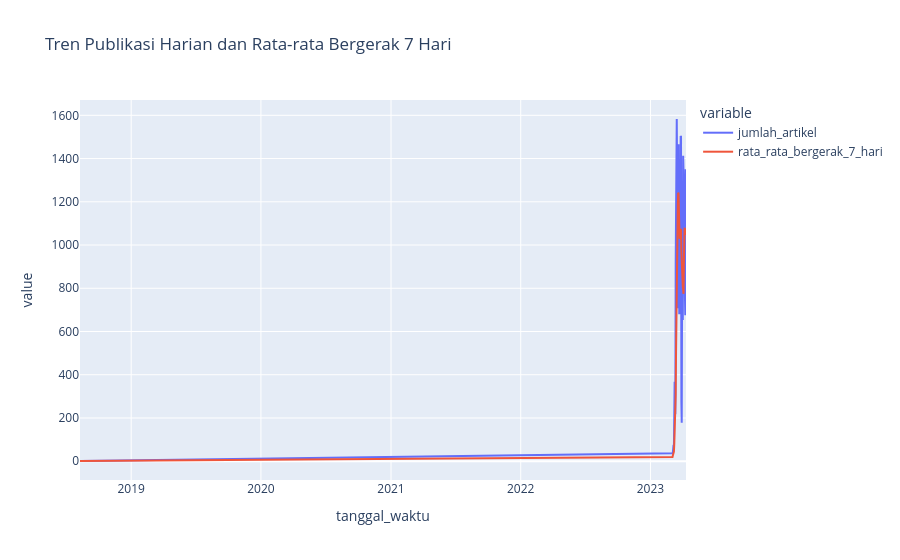

The notebook cell this image was saved under:
### Markdown cell above
## Bagian 3: Enam Visualisasi Interaktif (Plotly)

Visualisasi berikut disesuaikan dengan dataset artikel berita yang tidak memiliki koordinat geografis. Analisis difokuskan pada pola temporal, perbandingan sumber berita, dan hubungan antar-variabel agregat:

- **Visualisasi 1 - Tren publikasi harian:** line chart jumlah artikel per hari dengan rata-rata bergerak 7 hari.
- **Visualisasi 2 - Distribusi volume harian:** histogram jumlah artikel yang dipublikasikan per hari.
- **Visualisasi 3 - Komposisi sumber berita:** bar chart jumlah artikel dari setiap sumber.
- **Visualisasi 4 - Tren bulanan per sumber:** line chart untuk membandingkan perubahan volume antar-sumber berita.
- **Visualisasi 5 - Pola hari dan jam:** heatmap jumlah artikel berdasarkan hari dalam minggu dan jam publikasi.
- **Visualisasi 6 - Volume dan panjang judul:** scatter plot hubungan jumlah artikel bulanan dengan rata-rata panjang judul.

Seluruh grafik dibuat sebagai visualisasi interaktif menggunakan Plotly.

### Code cell
fig1 = px.line(harian.to_pandas(), x="tanggal_waktu", y=["jumlah_artikel", "rata_rata_bergerak_7_hari"], title="Tren Publikasi Harian dan Rata-rata Bergerak 7 Hari")
fig1.update_layout(hovermode="x unified")
fig1.show()

### Figure 1 — Plotly figure (JSON) as saved in the notebook; plotly's stock layout.template omitted (floating-point values rounded to 4 significant figures)
{"data": [{"hovertemplate": "variable=jumlah_artikel<br>tanggal_waktu=%{x}<br>value=%{y}<extra></extra>", "legendgroup": "jumlah_artikel", "line": {"color": "#636efa", "dash": "solid"}, "marker": {"symbol": "circle"}, "mode": "lines", "name": "jumlah_artikel", "orientation": "v", "showlegend": true, "type": "scatter", "x": ["2018-08-10T00:00:00.000000", "2023-03-04T00:00:00.000000", "2023-03-05T00:00:00.000000", "2023-03-06T00:00:00.000000", "2023-03-07T00:00:00.000000", "2023-03-08T00:00:00.000000", "2023-03-09T00:00:00.000000", "2023-03-10T00:00:00.000000", "2023-03-11T00:00:00.000000", "2023-03-12T00:00:00.000000", "2023-03-13T00:00:00.000000", "2023-03-14T00:00:00.000000", "2023-03-15T00:00:00.000000", "2023-03-16T00:00:00.000000", "2023-03-17T00:00:00.000000", "2023-03-18T00:00:00.000000", "2023-03-19T00:00:00.000000", "2023-03-20T00:00:00.000000", "2023-03-21T00:00:00.000000", "2023-03-22T00:00:00.000000", "2023-03-23T00:00:00.000000", "2023-03-24T00:00:00.000000", "2023-03-25T00:00:00.000000", "2023-03-26T00:00:00.000000", "2023-03-27T00:00:00.000000", "2023-03-28T00:00:00.000000", "2023-03-29T00:00:00.000000", "2023-03-30T00:00:00.000000", "2023-03-31T00:00:00.000000", "2023-04-01T00:00:00.000000", "2023-04-02T00:00:00.000000", "2023-04-03T00:00:00.000000", "2023-04-04T00:00:00.000000", "2023-04-05T00:00:00.000000", "2023-04-06T00:00:00.000000", "2023-04-07T00:00:00.000000", "2023-04-08T00:00:00.000000", "2023-04-09T00:00:00.000000", "2023-04-10T00:00:00.000000", "2023-04-11T00:00:00.000000"], "xaxis": "x", "y": [1.0, 37.0, 41.0, 54.0, 76.0, 60.0, 279.0, 367.0, 252.0, 217.0, 911.0, 1476.0, 1563.0, 1583.0, 1320.0, 766.0, 708.0, 1272.0, 1466.0, 1030.0, 680.0, 1284.0, 791.0, 738.0, 1504.0, 1502.0, 274.0, 178.0, 784.0, 749.0, 653.0, 1413.0, 1369.0, 1304.0, 1214.0, 861.0, 684.0, 675.0, 1350.0, 1239.0], "yaxis": "y"}, {"hovertemplate": "variable=rata_rata_bergerak_7_hari<br>tanggal_waktu=%{x}<br>value=%{y}<extra></extra>", "legendgroup": "rata_rata_bergerak_7_hari", "line": {"color": "#EF553B", "dash": "solid"}, "marker": {"symbol": "circle"}, "mode": "lines", "name": "rata_rata_bergerak_7_hari", "orientation": "v", "showlegend": true, "type": "scatter", "x": ["2018-08-10T00:00:00.000000", "2023-03-04T00:00:00.000000", "2023-03-05T00:00:00.000000", "2023-03-06T00:00:00.000000", "2023-03-07T00:00:00.000000", "2023-03-08T00:00:00.000000", "2023-03-09T00:00:00.000000", "2023-03-10T00:00:00.000000", "2023-03-11T00:00:00.000000", "2023-03-12T00:00:00.000000", "2023-03-13T00:00:00.000000", "2023-03-14T00:00:00.000000", "2023-03-15T00:00:00.000000", "2023-03-16T00:00:00.000000", "2023-03-17T00:00:00.000000", "2023-03-18T00:00:00.000000", "2023-03-19T00:00:00.000000", "2023-03-20T00:00:00.000000", "2023-03-21T00:00:00.000000", "2023-03-22T00:00:00.000000", "2023-03-23T00:00:00.000000", "2023-03-24T00:00:00.000000", "2023-03-25T00:00:00.000000", "2023-03-26T00:00:00.000000", "2023-03-27T00:00:00.000000", "2023-03-28T00:00:00.000000", "2023-03-29T00:00:00.000000", "2023-03-30T00:00:00.000000", "2023-03-31T00:00:00.000000", "2023-04-01T00:00:00.000000", "2023-04-02T00:00:00.000000", "2023-04-03T00:00:00.000000", "2023-04-04T00:00:00.000000", "2023-04-05T00:00:00.000000", "2023-04-06T00:00:00.000000", "2023-04-07T00:00:00.000000", "2023-04-08T00:00:00.000000", "2023-04-09T00:00:00.000000", "2023-04-10T00:00:00.000000", "2023-04-11T00:00:00.000000"], "xaxis": "x", "y": [1.0, 19.0, 26.33, 33.25, 41.8, 44.83, 78.29, 130.6, 161.3, 186.4, 308.9, 508.9, 723.6, 909.9, 1046.0, 1119.0, 1190.0, 1241.0, 1240.0, 1164.0, 1035.0, 1029.0, 1033.0, 1037.0, 1070.0, 1076.0, 967.6, 895.9, 824.4, 818.4, 806.3, 793.3, 774.3, 921.4, 1069.0, 1080.0, 1071.0, 1074.0, 1065.0, 1047.0], "yaxis": "y"}], "layout": {"hovermode": "x unified", "legend": {"title": {"text": "variable"}, "tracegroupgap": 0}, "title": {"text": "Tren Publikasi Harian dan Rata-rata Bergerak 7 Hari"}, "xaxis": {"anchor": "y", "domain": [0, 1], "title": {"text": "tanggal_waktu"}}, "yaxis": {"anchor": "x", "domain": [0, 1], "title": {"text": "value"}}}}
